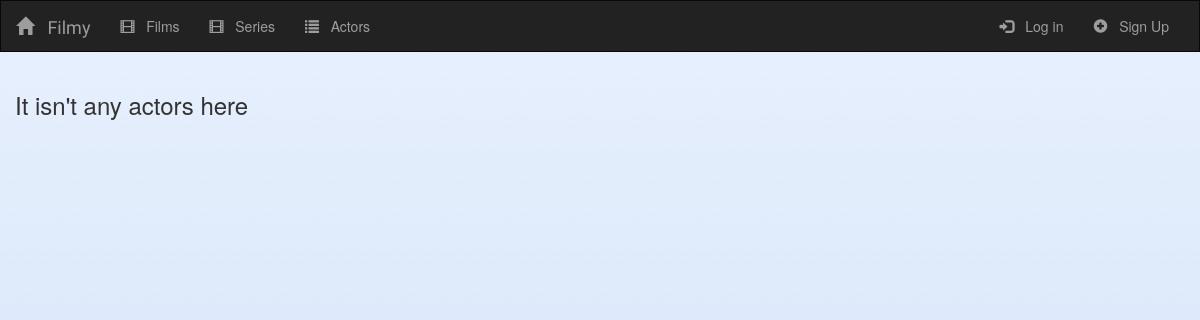
The app's page /films/actors/, older data.
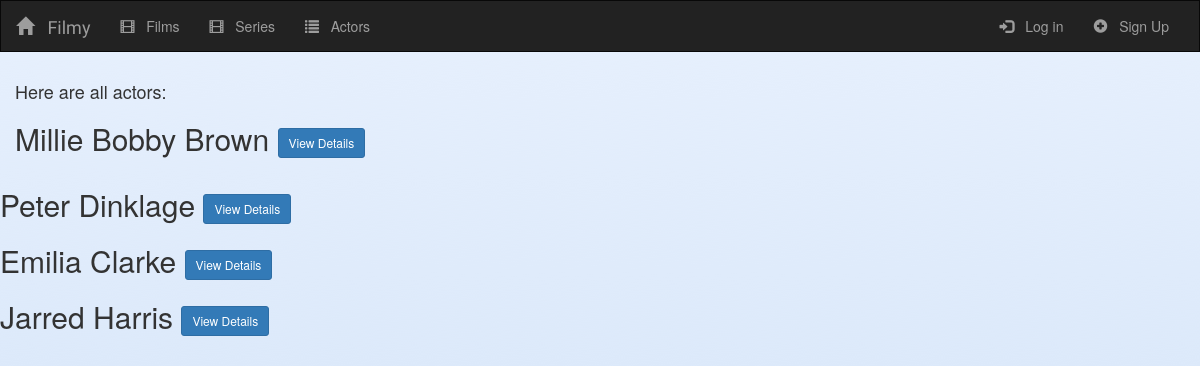
The same page, newer data.
### films/models.py (models this page shows, shortened)
class Actors(models.Model):
    first_name = models.CharField(max_length=250)
    last_name = models.CharField(max_length=500)
    film_played = models.ManyToManyField(Film, null=True)
    series_played = models.ManyToManyField(Series, null=True)
    actor_photo = models.CharField(max_length=100000000, null=True)

### films/views.py (the view)
class ActorsIndexView(generic.ListView):
    template_name = 'films/actors_index.html'
    context_object_name = 'all_actors'
    def get_queryset(self):
        return Actors.objects.all()

### films/templates/films/actors_index.html (shortened to what this page needs)
{% extends 'films/base.html' %}
{% block body %}
<div class="albums-container container-fluid">
{% if all_actors %}
<h4>Here are all actors:</h4>
        {% for actor in all_actors%}
            <div class="capition">
                <h2>{{actor.first_name}} {{actor.last_name}} <a href=" /films/actors/{{ actor.id }}/"  class="btn btn-primary btn-sm" role="button">View Details</a></h2>
            </div>
</div>
        {% endfor %}
{% else %}
<h3> It isn't any actors here </h3>
{% endif %}
{% endblock %}

### films/templates/films/base.html (shortened to what this page needs)
<!DOCTYPE html>
<html lang="en">
<head>
    {% load staticfiles %}
<link rel="stylesheet" href="https://maxcdn.bootstrapcdn.com/bootstrap/3.3.6/css/bootstrap.min.css">
<link rel="stylesheet" type ="text/css" href="{% static 'films/style.css' %}" />
</head>
<body>
<nav class="navbar navbar-inverse">
    <div class="container-fluid">
        <div class="navbar-header">
            <a class="navbar-brand"
               href="/">
                <span class="glyphicon glyphicon-home" aria-hidden="true"></span> &nbsp; Filmy
            </a>
        </div>
        <div class="collapse navbar-collapse" id = "topNavBar">
            <ul class="nav navbar-nav">
                <li class="">
                    <a href="/films/">
                        <span class="glyphicon glyphicon-film" aria-hidden="true"></span> &nbsp; Films
                    </a>
                </li>
                <li class="">
                    <a href="/films/series/">
                        <span class="glyphicon glyphicon-film" aria-hidden="true"></span> &nbsp; Series
                    </a>
                </li>
                <li class="">
                    <a href="/films/actors/">
                        <span class="glyphicon glyphicon-list" aria-hidden="true"></span> &nbsp; Actors
                    </a>
                </li>
            </ul>
            <ul class="nav navbar-nav navbar-right">
                <li class="">
                    {% if user.is_authenticated %}
                    <a href="/films/add/">
                        <span class="glyphicon glyphicon-plus-sign" aria-hidden="true"></span> &nbsp; Add Film
                    </a>
                </li>
                <li class="">
                    <a href="/films/series/add/">
                        <span class="glyphicon glyphicon-plus-sign" aria-hidden="true"></span> &nbsp; Add Series
                    </a>
                </li>
                 <li class="">
                     <a href="{% url 'logout' %}">
                     <span class="glyphicon glyphicon-log-out" aria-hidden="true"></span> &nbsp;Hi {{ user.username }} Log out
                     </a>
                     {% else %}
                     <li class="">
                        <a href="{% url 'login' %}">
                        <span class="glyphicon glyphicon-log-in" aria-hidden="true"></span> &nbsp; Log in
                        </a>
            </li>
                <li class="">
                        <a href="/films/signup/">
                        <span class="glyphicon glyphicon-plus-sign" aria-hidden="true"></span> &nbsp; Sign Up
                        </a>
                     {% endif %}
                </li>
            </ul>
        </div>
    </div>
</nav>
{% block body %}
{% endblock %}
</body>
</html>

### films/static/films/style.css (style rules this page uses)
body { background : white url("images/tlo3.png"); }
.navbar { border-radius: 0; }
.navbar-brand { font-family: 'Satisfy', cursive; }

Row changes from the older to the newer data that the page shows:
added Actors: first_name "Millie", last_name "Bobby Brown"
added Actors: first_name "Peter", last_name "Dinklage"
added Actors: first_name "Emilia", last_name "Clarke"
added Actors: first_name "Jarred", last_name "Harris"
Text that changed along with them:
text no longer shown: "It isn't any actors here"
text now shown: "Here are all actors:"
